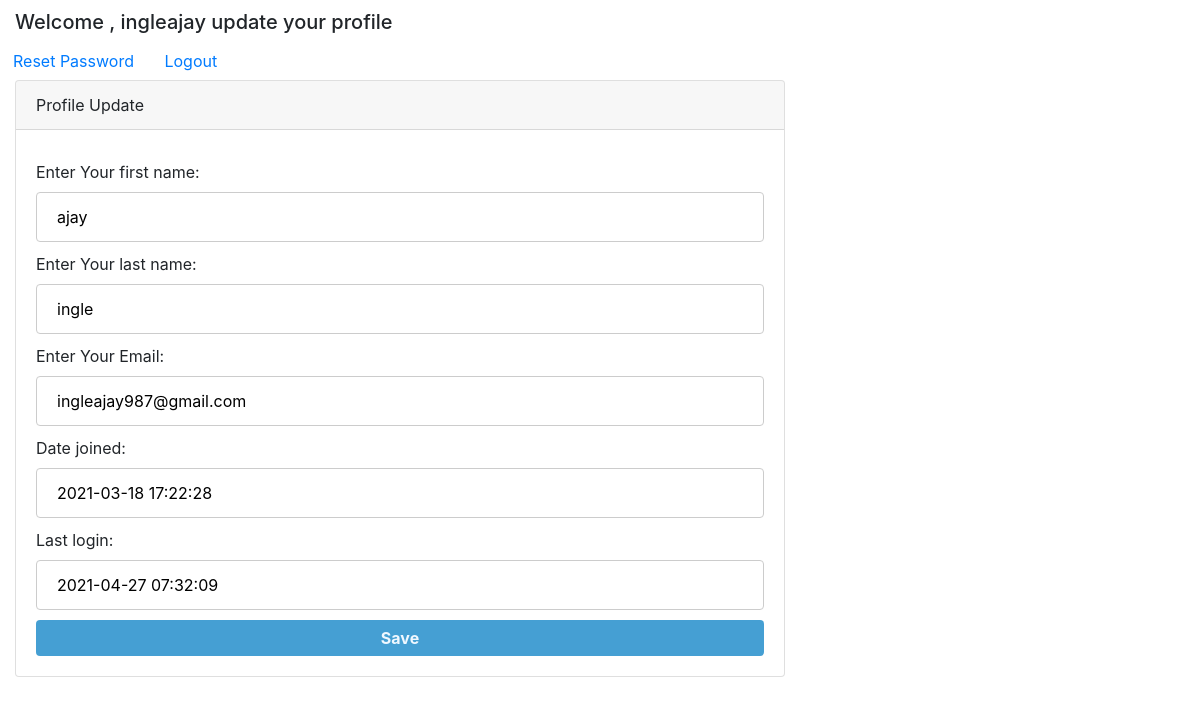
Screenshot of /profile/ (signed in) with the database file from the repository.
### account/models.py (models this page shows)
class BlogUser(AbstractUser):
    COUNTRY_CHOICE = (
        ('india', 'india'),
        ('japan', 'japan'),
        ('china', 'china'),
    )
    GENDER_CHOICE = (
        ('male', 'male'),
        ('female', 'female'),
    )
    city = models.CharField(max_length=20)
    profile_image = models.ImageField(upload_to="media/%y")
    country = models.CharField(
        choices=COUNTRY_CHOICE, max_length=50, blank=True, null=True)
    gender = models.CharField(
        choices=GENDER_CHOICE, max_length=50, blank=True, null=True)

### account/views.py (the view)
# urls.py: path('profile/', v.profile, name="userprofile"),
def profile(request):
    if request.user.is_authenticated:
        if request.method == 'POST':
            fp = EditUserProfileForm(request.POST, instance=request.user)
            users = None
            if fp.is_valid():
                messages.success(request, 'Profile Update !!  ')
                fp.save()
        else:
            fp = EditUserProfileForm(instance=request.user)
            users = None
        return render(request, 'profile.html', {'name': request.user.username, 'form': fp, 'users': users})
    else:
        return HttpResponseRedirect('/login/')

### account/forms.py
class EditUserProfileForm(UserChangeForm):
    password = None
    class Meta:
        model = User
        fields = ['username', 'first_name', 'last_name',
                  'email', 'date_joined', 'last_login']
        labels = {'username': 'Enter Username ', 'first_name': 'Enter Your first  name',
                  'last_name': 'Enter Your last name', 'email': 'Enter Your Email', }
        exclude = ['username']

### account/templates/profile.html (shortened to what this page needs)
{% extends 'base.html' %}
{% load static %}
{% block basecss %}
<link rel="stylesheet" href="{% static 'css/profile.css' %}">
{% endblock basecss %}
{% block profile %}
<h5 style="margin-left: 15px; margin-top: 10px;">Welcome , {{user.username}} update your profile </h5>
{% if user.is_authenticated %}
<button class="btn">
    <a href="{% url 'changepass' %}"> Reset
        Password</a>
</button>
<button class="btn">
    <a href="{% url 'logg' %}"> Logout </a>
</button>
{% endif %}
<div class="container-fluid">
    <div class="row">
        <div class="col-12 col-md-8 col-sm-12">
            <form method="post" action="">
                <div class="profile-form">
                    <div class="card">
                        <div class="card-header">
                            Profile Update
                        </div>
                        <div class="card-body">
                            {% for fr in form %}
                            {{fr.label_tag}} {{fr}} {{fr.errors | striptags}} <br>
                            {% endfor %}
                            <input type="submit" value="Save" class="btn">
                        </div>
                    </div>
                </div>
            </form>
        </div>
    </div>
</div>
{% endblock profile %}

### account/static/css/profile.css (style rules this page uses)
.profile-form .btn { font-size: 16px; font-weight: bold; background: #459fd3; border: none; min-width: 140px; margin-top: 10px; color: aliceblue; }

### account/templates/profile.html (style rules this page uses)
input { width: 100%; padding: 12px 20px; margin: 8px 0; display: inline-block; border: 1px solid #ccc; border-radius: 4px; box-sizing: border-box; }
label { margin-top: 10px; }

### rows the page displays
BlogUser: username "ingleajay", form "ajay" "ingle" "ingleajay987@gmail.com" "2021-03-18 17:22:28" "2021-04-27 07:32:09"

### other values shown
{{ fr.label_tag }} "Enter Your first name:" "Enter Your last name:" "Enter Your Email:" "Date joined:" "Last login:"
